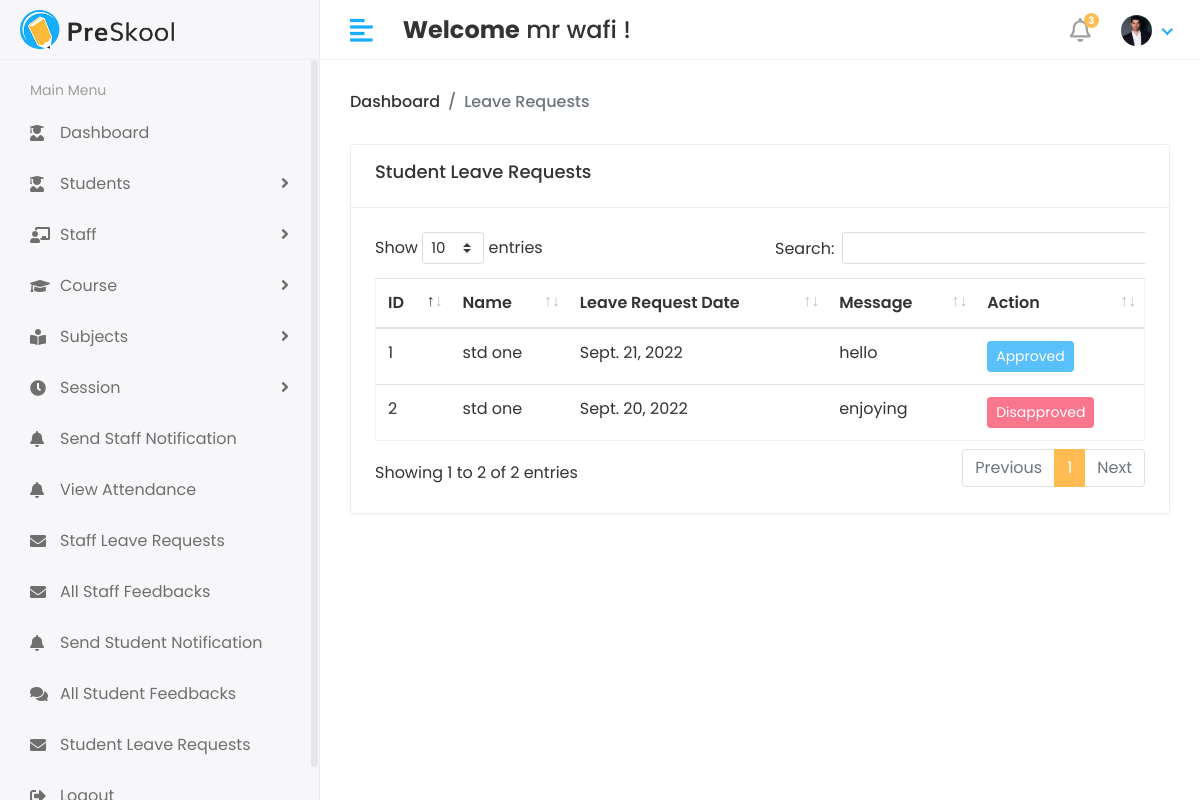
/Hod/Student/student_leave_requests (signed in), run on the app's committed database.
### app/models.py (models this page shows, shortened)
class CustomUser(AbstractUser):
    USER = (
        (1, 'HOD'),
        (2, 'STAFF'),
        (3, 'STUDENT'),
    )
    user_type = models.CharField(
        choices=USER, max_length=59, default=1)  # type: ignore
    profile_pic = models.ImageField(upload_to='media/profile_pic')

class Student_Leave(models.Model):
    student_id = models.ForeignKey(Student, on_delete=models.CASCADE)
    date = models.DateField(max_length=100)  # type: ignore
    message = models.TextField()
    status = models.IntegerField(default=0)
    created_at = models.DateTimeField(auto_now_add=True, null=True, blank=True)
    updated_at = models.DateTimeField(auto_now=True)

class Student(models.Model):
    admin = models.OneToOneField(CustomUser, on_delete=models.CASCADE)
    address = models.TextField()
    gender = models.CharField(max_length=180)
    course_id = models.ForeignKey(Course, on_delete=models.DO_NOTHING)
    session_year_id = models.ForeignKey(
        Session_Year, on_delete=models.DO_NOTHING)
    created_at = models.DateTimeField(auto_now_add=True)
    updated_at = models.DateTimeField(auto_now=True)

### app/Hod_Views.py (the view)
@login_required(login_url='/')
def STUDENT_LEAVE_REQUESTS(request):
    Sleave = Student_Leave.objects.all()
    context = {'Sleave': Sleave}
    return render(request, 'Hod/student_leave_requests.html', context)

### app/LoginCheckMiddleWare.py (called while the page is built, shortened)
    def process_view(self, request, view_func, view_args, view_kwargs):
        modulename = view_func.__module__
        user = request.user
        if user.is_authenticated:
            if user.user_type == "1":
                if modulename == "app.Hod_Views":
                    pass
                elif modulename == "app.views" or modulename == "django.views.static":
                    pass
                else:
                    return redirect("Hod_home")
            else:
                return redirect("login")
        else:
            if request.path == reverse("Login") or request.path == reverse("doLogin"):
                pass
            else:
                return redirect("Login")

### templates/Hod/student_leave_requests.html
{% extends 'base.html' %}
{% block content %}
{% load static %}
{% block head %}
<link rel="stylesheet" href="{% static 'assets/plugins/datatables/datatables.min.css' %}">
{% endblock head %}
<div class="page-header">
    <div class="row align-items-center">
        <div class="col">
            <ul class="breadcrumb">
                <li class="breadcrumb-item"><a href="{% url 'Hod_home' %}">Dashboard</a></li>
                <li class="breadcrumb-item active">Leave Requests</li>
            </ul>
        </div>
    </div>
</div>
<div class="row">
    <div class="col-sm-12">
        <div class="card">
            <div class="card-header">
                <h5 class="card-title mb-2">Student Leave Requests</h5>
            </div>
            <div class="card-body">
                <div class="table-responsive">
                    <table id="table_id" class="table table-stripped">
                        <thead>
                            <tr>
                                <th>ID</th>
                                <th>Name</th>
                                <th>Leave Request Date</th>
                                <th>Message</th>
                                <th>Action</th>
                            </tr>
                        </thead>
                        <tbody>
                            {% for i in Sleave %}
                            <tr>
                                <td>{{ i.id }}</td>
                                <td>{{ i.student_id.admin.first_name }} {{ i.student_id.admin.last_name }}</td>
                                <td>{{ i.date }}</td>
                                <td>{{ i.message }}</td>
                                <td>
                                    {% if i.status == 0 %}
                                    <a href="{% url 'student_status_approved' i.id %}"
                                        class="btn btn-success btn-sm">Approved</a>
                                    <a href="{% url 'student_status_disapproved' i.id %}"
                                        class="btn btn-danger btn-sm">Disapproved</a>
                                    {% elif i.status == 1 %}
                                    <button class="btn btn-info btn-sm" disabled="disabled">Approved</button>
                                    {% else %}
                                    <button class="btn btn-danger btn-sm" disabled="disabled">Disapproved</button>
                                    {% endif %}
                                </td>
                            </tr>
                            {% endfor %}
                        </tbody>
                    </table>
                </div>
            </div>
        </div>
        {% endblock content %}

### templates/includes/header.html (shortened to what this page needs)
{% load static %}
<div class="header">
    <div class="header-left">
        <a href="index.html" class="logo">
            <img src=" {% static 'assets/img/logo.png' %}" alt="Logo">
        </a>
    </div>
    <a href="javascript:void(0);" id="toggle_btn">
        <i class="fas fa-align-left"></i>
    </a>
    <div class="top-nav-search mt-3">
        <h4><strong>Welcome</strong>&nbsp;<span>{{ user.first_name }} {{ user.last_name }}</span>&nbsp;!</h4>
    </div>
    <ul class="nav user-menu">
        <li class="nav-item dropdown noti-dropdown">
            <a href="#" class="dropdown-toggle nav-link" data-toggle="dropdown">
                <i class="far fa-bell"></i> <span class="badge badge-pill">3</span>
            </a>
        </li>
        <li class="nav-item dropdown has-arrow">
            <a href="#" class="dropdown-toggle nav-link" data-toggle="dropdown">
                {% if user.profile_pic == '' %}
                <span class="user-img"><img class="rounded-circle" src="{% static 'assets/img/noimage.png' %}"
                        width="31"></span>
                {% else %}
                <span class="user-img"><img class="rounded-circle" src="/{{ user.profile_pic }}" width="31"></span>
                {% endif %}
            </a>
        </li>
    </ul>
</div>

### static/assets/css/style.css (style rules this page uses)
html { height: 100%; }
body { background-color: #fff; color: #333; font-family: 'Poppins', sans-serif; font-size: 1rem; height: 100%; line-height: 1.5; overflow-x: hidden; }
h1, h2, h3, h4, h5, h6 { font-family: 'Poppins', sans-serif; margin-top: 0; }
a { color: #009ce7; }
input, button, a { transition: all 0.4s ease; -moz-transition: all 0.4s ease; -o-transition: all 0.4s ease; -ms-transition: all 0.4s ease; -webkit-transition: all 0.4s ease; }
input, input:focus, button, button:focus { outline: none; }
ul, ol { padding: 0px; list-style: none; }
.table { color: #333; max-width: 100%; margin-bottom: 0; width: 100%; }
.table.dataTable { border-collapse: collapse !important; border: 1px solid rgba(0, 0, 0, 0.05); }
.table thead tr th { font-weight: 600; }
.table tbody tr { border-bottom: 1px solid rgba(0, 0, 0, 0.05); }
.btn-info { background-color: #009efb; border: 1px solid #009efb }
.btn-info.disabled, .btn-info:disabled { background-color: #009efb; border-color: #009efb; color: #fff; }
.btn-danger { background-color: #e84646; border: 1px solid #e84646; }
.btn-danger.disabled, .btn-danger:disabled { background-color: #f62d51; border-color: #f62d51; color: #fff; }
.card { border: 1px solid #ececf5; box-shadow: 0 1px 3px 0 rgba(0, 0, 0, 0.03); margin-bottom: 1.875rem; }
.card-body { padding: 1.5rem; }
.card-header { border-bottom: 1px solid #e6e6e6; padding: 1rem 1.5rem; }
.card .card-header { background-color: #fff; border-bottom: 1px solid #eaeaea; }
.card .card-header .card-title { margin-bottom: 0; font-size: 18px; }
.header { background-color: #fff; border-bottom: 1px solid #f3f3f4; left: 0; position: fixed; right: 0; top: 0; z-index: 1001; height: 60px; }
.header .header-left { float: left; height: 60px; padding: 0 20px; position: relative; width: 320px; z-index: 1; transition: all 0.2s ease-in-out; background-color: #f7f7fa; border-bottom: 1px solid #efefef; border-right: 1px solid #ececf5; display: flex; align-items: center; }
.header .header-left .logo { display: inline-block; line-height: 60px; }
.header .header-left .logo img { max-height: 40px; width: auto; }
.header .dropdown-toggle:after { display: none; }
.header .has-arrow .dropdown-toggle:after { border-top: 0; border-left: 0; border-bottom: 2px solid #18aefa; border-right: 2px solid #18aefa; content: ''; height: 8px; display: inline-block; pointer-events: none; -webkit-transform-origin: 66% 66%; -ms-transform-origin: 66% 66%; transform-origin: 66% 66%; -webkit-transform: rotate(45deg); -ms-transform: rotate(45deg); transform: rotate(45deg); -webkit-transition: all 0.15s ease-in-out; transition: all 0.15s ease-in-out; width: 8px; vertical-align: 0px; }
.user-menu { float: right; margin: 0; position: relative; z-index: 99; padding-right: 15px; }
.user-menu.nav > li > a { color: #a0a0a0; font-size: 14px; line-height: 58px; padding: 0 15px; height: 60px; }
.user-img { margin-right: 3px; position: relative; }
.top-nav-search { float: left; margin-left: 15px; }
.page-header { margin-bottom: 1.875rem; }
.page-header .breadcrumb { background-color: transparent; color: #6c757d; font-size: 1rem; font-weight: 500; margin-bottom: 0; padding: 0; }
.page-header .breadcrumb a { color: #333; }
.user-menu.nav > li > a .badge { background-color: #FFBC53; display: block; font-size: 10px; font-weight: bold; height: 15px; width: 15px; position: absolute; right: 7px; top: 13px; color: #fff; padding: 3px; }
.user-menu.nav > li > a > i { font-size: 1.5rem; line-height: 60px; }
@media (min-width: 992px) { #toggle_btn { align-items: center; color: #18aefa; display: inline-flex; float: left; font-size: 26px; height: 60px; justify-content: center; margin-left: 15px; padding: 0 15px; } }

### data on the page
CustomUser: first_name "mr", last_name "wafi", profile_pic (picture)
Student_Leave: id "1", student_id.admin.first_name "std", student_id.admin.last_name "one", date "Sept. 21, 2022", message "hello", status "Approved"
Student_Leave: id "2", student_id.admin.first_name "std", student_id.admin.last_name "one", date "Sept. 20, 2022", message "enjoying", status "Disapproved"
